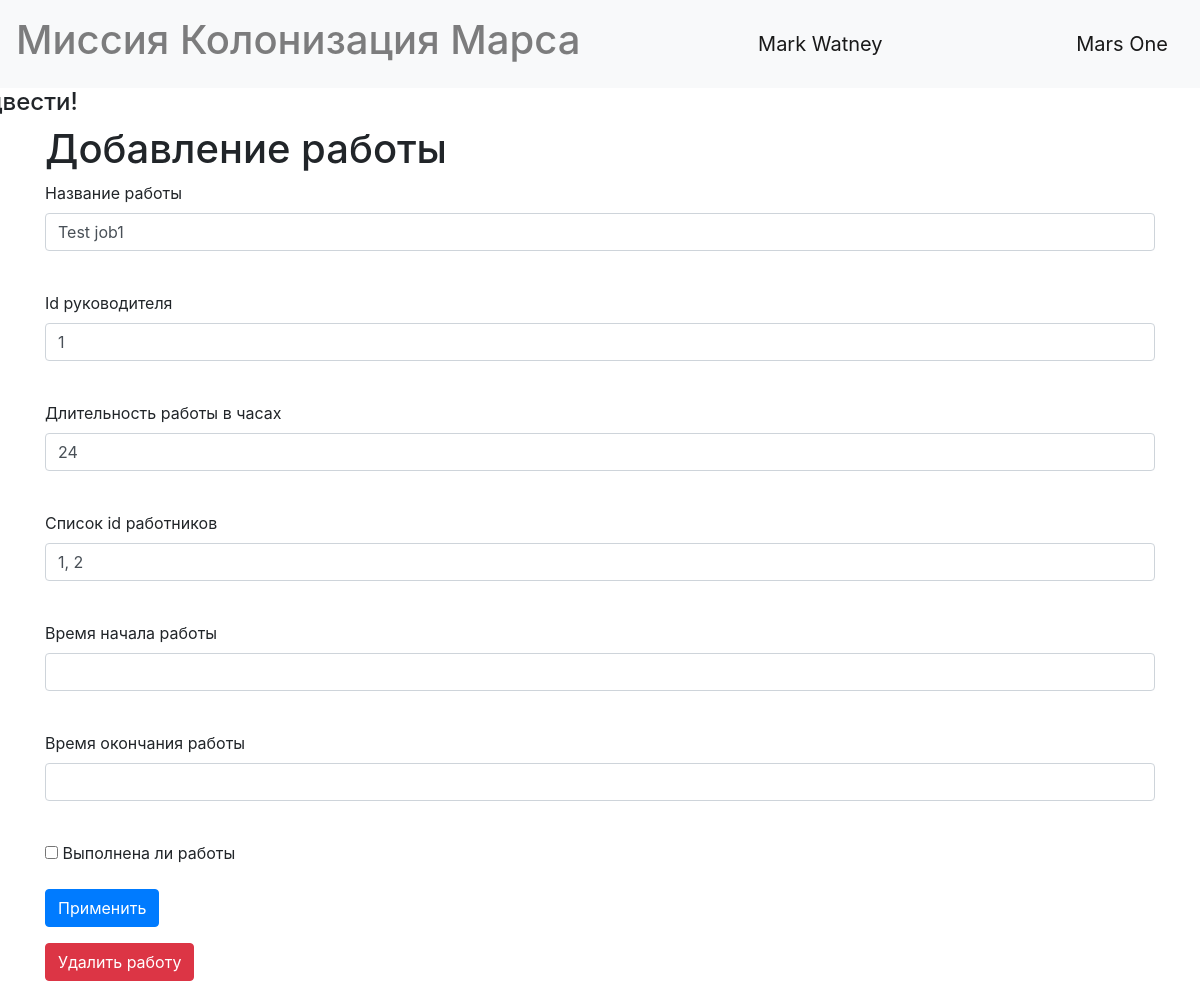
/jobs/1 (signed in), run on the app's committed database.
### data/users.py (models this page shows, shortened)
class User(SqlAlchemyBase, UserMixin, SerializerMixin):
    __tablename__ = 'users'
    id = sqlalchemy.Column(sqlalchemy.Integer, primary_key=True, autoincrement=True)
    surname = sqlalchemy.Column(sqlalchemy.String, nullable=True)
    name = sqlalchemy.Column(sqlalchemy.String, nullable=True)
    age = sqlalchemy.Column(sqlalchemy.Integer, nullable=True)
    position = sqlalchemy.Column(sqlalchemy.String, nullable=True)
    speciality = sqlalchemy.Column(sqlalchemy.String, nullable=True)
    address = sqlalchemy.Column(sqlalchemy.String, nullable=True)
    email = sqlalchemy.Column(sqlalchemy.String, unique=True, nullable=True)
    hashed_password = sqlalchemy.Column(sqlalchemy.String, nullable=True)
    created_date = sqlalchemy.Column(sqlalchemy.DateTime, default=datetime.datetime.now())

### data/jobs.py (models this page shows)
class Jobs(SqlAlchemyBase, SerializerMixin):
    __tablename__ = "jobs"
    id = sqlalchemy.Column(sqlalchemy.Integer, primary_key=True, autoincrement=True)
    team_leader = sqlalchemy.Column(sqlalchemy.Integer, foreign_key=True)
    job = sqlalchemy.Column(sqlalchemy.String, nullable=True)
    work_size = sqlalchemy.Column(sqlalchemy.Integer, nullable=True)
    collaborators = sqlalchemy.Column(sqlalchemy.String, nullable=True)
    start_date = sqlalchemy.Column(sqlalchemy.DateTime, nullable=True)
    end_date = sqlalchemy.Column(sqlalchemy.DateTime, nullable=True)
    is_finished = sqlalchemy.Column(sqlalchemy.Boolean, default=False)
    creator = sqlalchemy.Column(sqlalchemy.Integer, nullable=True)

### main.py (the view, shortened to what this page needs)
@app.route("/jobs/<int:job_id>", methods=["POST", "GET"])
def edit_job(job_id):
    form = JobForm()
    if request.method == "GET":
        dbs = db_session.create_session()
        job = dbs.query(Jobs).filter(Jobs.id == job_id).first()
        if job and (job.creator == current_user.id or current_user.id == 1):
            form.job.data = job.job
            form.team_leader.data = job.team_leader
            form.work_size.data = job.work_size
            form.collaborators.data = job.collaborators
            form.is_finished.data = job.is_finished
            form.start_date.data = job.start_date
            form.end_date.data = job.end_date
        else:
            abort(404)
    return render_template("add_job.html", title="Редактирование работы", form=form, can_delete=True, job=job)

### forms/job_form.py
class JobForm(FlaskForm):
    team_leader = IntegerField("Id руководителя", validators=[DataRequired()])
    job = StringField("Название работы", validators=[DataRequired()])
    collaborators = StringField("Список id работников", validators=[DataRequired()])
    work_size = IntegerField("Длительность работы в часах")
    start_date = DateTimeField("Время начала работы")
    end_date = DateTimeField("Время окончания работы")
    is_finished = BooleanField("Выполнена ли работы", default=False)
    submit = SubmitField("Применить")

### data/db_session.py (called while the page is built)
def create_session() -> Session:
    global __factory
    return __factory()

### main.py (called while the page is built)
@login_manager.user_loader
def load_user(user_id):
    dbs = db_session.create_session()
    return dbs.query(User).get(user_id)

### templates/add_job.html (shortened to what this page needs)
{%extends "base.html"%}
{%block content%}
<h1>Добавление работы</h1>
<form action="" method="post">
	<p>
		{{form.job.label}}<br>
		{{form.job(class="form-control")}}<br>
	</p>
	<p>
		{{form.team_leader.label}}<br>
		{{form.team_leader(class="form-control")}}<br>
	</p>
	<p>
		{{form.work_size.label}}<br>
		{{form.work_size(class="form-control")}}<br>
	</p>
	<p>
		{{form.collaborators.label}}<br>
		{{form.collaborators(class="form-control")}}<br>
	</p>
	<p>
		{{form.start_date.label}}<br>
		{{form.start_date(class="form-control")}}<br>
	</p>
	<p>
		{{form.end_date.label}}<br>
		{{form.end_date(class="form-control")}}<br>
	</p>
	<p>{{form.is_finished()}} {{form.is_finished.label}}</p>
	<p>{{form.submit(type="submit", class="btn btn-primary")}}</p>
	{%if can_delete%}
	<a class="btn btn-danger" href="/delete_job/{{job.id}}">Удалить работу</a>
	{%endif%}
</form>
{%endblock%}

### templates/base.html (shortened to what this page needs)
<!DOCTYPE html>
<html lang="en">
<head>
    <link rel="stylesheet" href="https://stackpath.bootstrapcdn.com/bootstrap/4.4.1/css/bootstrap.min.css"
>
</head>
<body>
<header>
  <nav class="navbar navbar-light bg-light">
      <h1 class="navbar-text">Миссия Колонизация Марса</h1>
      {% if current_user.is_authenticated %}
    <a class="navbar-brand" href="/logout">{{current_user.surname}} {{ current_user.name }}</a>
{% else %}
    <p>
        <a class="btn btn-primary " href="/register">Зарегистрироваться</a>
        <a class="btn btn-success" href="/login">Войти</a>
    </p>
{% endif %}
    <a class="navbar-brand" href="/">Mars One</a>
  </nav>
</header>
<main role="main" class="container">
    <h4 style="text-align: left; margin-left: -33%;">И на Марсе будут яблони цвести!</h4>
  {%block content%}{%endblock%}
</main>
</body>
</html>

### data on the page
User: surname "Mark", name "Watney"
Jobs: job "Test job1", team_leader "1", work_size "24", collaborators "1, 2"
